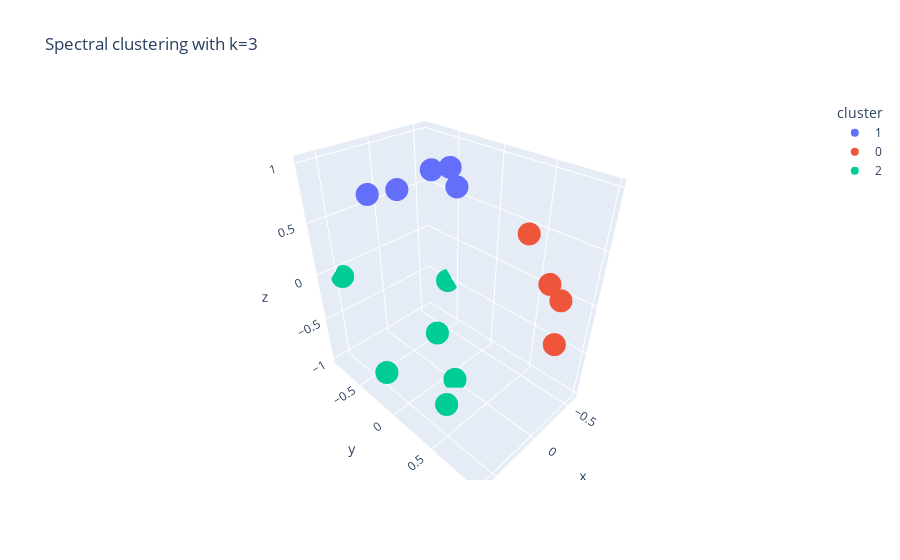

The cell this chart's notebook holds for it:
### Code cell
clusteringS2(G,node_mapping, Z_ML, a_ML, b_ML, Z_MAP, a_MAP, b_MAP, Z_CM, a_CM, b_CM)

### Figure 1 — Plotly figure (JSON) as saved in the notebook; plotly's stock layout.template omitted (floating-point values rounded to 4 significant figures)
{"data": [{"customdata": [[0], [1], [5], [6], [7]], "hovertemplate": "cluster=1<br>x=%{x:.2f}<br>y=%{y:.2f}<br>z=%{z:.2f}<br>node=%{customdata[0]}<extra></extra>", "legendgroup": "1", "marker": {"color": "#636EFA", "symbol": "circle"}, "mode": "markers", "name": "1", "scene": "scene", "showlegend": true, "type": "scatter3d", "x": [0.2616, -0.1515, 0.03418, 0.1041, -0.0914], "y": [-0.656, -0.7973, -0.1361, 0.194, -0.06722], "z": [0.708, 0.5843, 0.9901, 0.9755, 0.9935]}, {"customdata": [[2], [3], [4], [11]], "hovertemplate": "cluster=0<br>x=%{x:.2f}<br>y=%{y:.2f}<br>z=%{z:.2f}<br>node=%{customdata[0]}<extra></extra>", "legendgroup": "0", "marker": {"color": "#EF553B", "symbol": "circle"}, "mode": "markers", "name": "0", "scene": "scene", "showlegend": true, "type": "scatter3d", "x": [-0.09945, -0.1996, -0.09117, -0.1594], "y": [0.6835, 0.9488, 0.9036, 0.9786], "z": [0.7231, 0.2449, 0.4185, -0.1304]}, {"customdata": [[8], [9], [10], [12], [13], [14]], "hovertemplate": "cluster=2<br>x=%{x:.2f}<br>y=%{y:.2f}<br>z=%{z:.2f}<br>node=%{customdata[0]}<extra></extra>", "legendgroup": "2", "marker": {"color": "#00CC96", "symbol": "circle"}, "mode": "markers", "name": "2", "scene": "scene", "showlegend": true, "type": "scatter3d", "x": [-0.5981, 0.4744, 0.5395, 0.6459, -0.2308, 0.0351], "y": [-0.613, -0.8761, -0.248, 0.6342, -0.3934, 0.1233], "z": [-0.5162, -0.08546, -0.8046, -0.425, -0.8899, -0.9917]}], "layout": {"legend": {"title": {"text": "cluster"}, "tracegroupgap": 0}, "scene": {"domain": {"x": [0, 1], "y": [0, 1]}, "xaxis": {"title": {"text": "x"}}, "yaxis": {"title": {"text": "y"}}, "zaxis": {"title": {"text": "z"}}}, "title": {"text": "Spectral clustering with k=3"}}}
